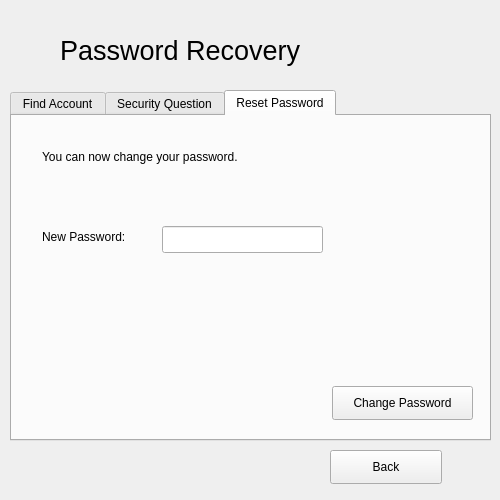
<?xml version="1.0" encoding="UTF-8"?>
<ui version="4.0">
 <class>Dialog</class>
 <widget class="QDialog" name="Dialog">
  <property name="geometry">
   <rect>
    <x>0</x>
    <y>0</y>
    <width>500</width>
    <height>500</height>
   </rect>
  </property>
  <property name="minimumSize">
   <size>
    <width>500</width>
    <height>500</height>
   </size>
  </property>
  <property name="maximumSize">
   <size>
    <width>500</width>
    <height>500</height>
   </size>
  </property>
  <property name="windowTitle">
   <string>Forgotten Password</string>
  </property>
  <property name="windowIcon">
   <iconset>
    <normaloff>PizzaIcon.png</normaloff>PizzaIcon.png</iconset>
  </property>
  <widget class="QLabel" name="label_3">
   <property name="geometry">
    <rect>
     <x>60</x>
     <y>0</y>
     <width>401</width>
     <height>101</height>
    </rect>
   </property>
   <property name="font">
    <font>
     <pointsize>20</pointsize>
    </font>
   </property>
   <property name="text">
    <string>Password Recovery</string>
   </property>
  </widget>
  <widget class="QPushButton" name="back">
   <property name="geometry">
    <rect>
     <x>330</x>
     <y>450</y>
     <width>112</width>
     <height>34</height>
    </rect>
   </property>
   <property name="text">
    <string>Back</string>
   </property>
   <property name="checkable">
    <bool>false</bool>
   </property>
   <property name="autoDefault">
    <bool>false</bool>
   </property>
   <property name="default">
    <bool>false</bool>
   </property>
   <property name="flat">
    <bool>false</bool>
   </property>
  </widget>
  <widget class="QTabWidget" name="tabWidget">
   <property name="enabled">
    <bool>true</bool>
   </property>
   <property name="geometry">
    <rect>
     <x>10</x>
     <y>90</y>
     <width>481</width>
     <height>351</height>
    </rect>
   </property>
   <property name="currentIndex">
    <number>2</number>
   </property>
   <widget class="QWidget" name="tab">
    <attribute name="title">
     <string>Find Account</string>
    </attribute>
    <widget class="QPushButton" name="search">
     <property name="geometry">
      <rect>
       <x>300</x>
       <y>70</y>
       <width>112</width>
       <height>34</height>
      </rect>
     </property>
     <property name="text">
      <string>Search</string>
     </property>
    </widget>
    <widget class="QLabel" name="label">
     <property name="geometry">
      <rect>
       <x>10</x>
       <y>40</y>
       <width>271</width>
       <height>21</height>
      </rect>
     </property>
     <property name="text">
      <string>Enter your username to begin:</string>
     </property>
    </widget>
    <widget class="QLineEdit" name="usernamebox">
     <property name="geometry">
      <rect>
       <x>50</x>
       <y>70</y>
       <width>113</width>
       <height>27</height>
      </rect>
     </property>
    </widget>
   </widget>
   <widget class="QWidget" name="tab_2">
    <attribute name="title">
     <string>Security Question</string>
    </attribute>
    <widget class="QPushButton" name="submit">
     <property name="geometry">
      <rect>
       <x>320</x>
       <y>270</y>
       <width>112</width>
       <height>34</height>
      </rect>
     </property>
     <property name="text">
      <string>Submit</string>
     </property>
     <property name="checkable">
      <bool>false</bool>
     </property>
     <property name="autoDefault">
      <bool>false</bool>
     </property>
     <property name="default">
      <bool>false</bool>
     </property>
     <property name="flat">
      <bool>false</bool>
     </property>
    </widget>
    <widget class="QLabel" name="label_2">
     <property name="geometry">
      <rect>
       <x>50</x>
       <y>40</y>
       <width>211</width>
       <height>21</height>
      </rect>
     </property>
     <property name="text">
      <string>Your security question is:</string>
     </property>
    </widget>
    <widget class="QTextBrowser" name="questionbox">
     <property name="geometry">
      <rect>
       <x>50</x>
       <y>70</y>
       <width>361</width>
       <height>41</height>
      </rect>
     </property>
     <property name="font">
      <font>
       <weight>75</weight>
       <bold>true</bold>
      </font>
     </property>
     <property name="frameShape">
      <enum>QFrame::NoFrame</enum>
     </property>
    </widget>
    <widget class="QLabel" name="label_4">
     <property name="geometry">
      <rect>
       <x>50</x>
       <y>130</y>
       <width>321</width>
       <height>21</height>
      </rect>
     </property>
     <property name="text">
      <string>You set this question when signing up.</string>
     </property>
    </widget>
    <widget class="QLabel" name="label_5">
     <property name="geometry">
      <rect>
       <x>50</x>
       <y>170</y>
       <width>211</width>
       <height>21</height>
      </rect>
     </property>
     <property name="text">
      <string>Answer:</string>
     </property>
    </widget>
    <widget class="QLineEdit" name="answerbox">
     <property name="geometry">
      <rect>
       <x>50</x>
       <y>200</y>
       <width>161</width>
       <height>27</height>
      </rect>
     </property>
    </widget>
   </widget>
   <widget class="QWidget" name="tab_3">
    <attribute name="title">
     <string>Reset Password</string>
    </attribute>
    <widget class="QPushButton" name="change">
     <property name="geometry">
      <rect>
       <x>320</x>
       <y>270</y>
       <width>141</width>
       <height>34</height>
      </rect>
     </property>
     <property name="text">
      <string>Change Password</string>
     </property>
     <property name="checkable">
      <bool>false</bool>
     </property>
     <property name="autoDefault">
      <bool>false</bool>
     </property>
     <property name="default">
      <bool>false</bool>
     </property>
     <property name="flat">
      <bool>false</bool>
     </property>
    </widget>
    <widget class="QLabel" name="label_8">
     <property name="geometry">
      <rect>
       <x>30</x>
       <y>30</y>
       <width>281</width>
       <height>21</height>
      </rect>
     </property>
     <property name="text">
      <string>You can now change your password.</string>
     </property>
    </widget>
    <widget class="QLineEdit" name="newpassword">
     <property name="geometry">
      <rect>
       <x>150</x>
       <y>110</y>
       <width>161</width>
       <height>27</height>
      </rect>
     </property>
     <property name="maxLength">
      <number>15</number>
     </property>
    </widget>
    <widget class="QLabel" name="label_9">
     <property name="geometry">
      <rect>
       <x>30</x>
       <y>110</y>
       <width>141</width>
       <height>21</height>
      </rect>
     </property>
     <property name="text">
      <string>New Password:</string>
     </property>
    </widget>
   </widget>
  </widget>
 </widget>
 <tabstops>
  <tabstop>usernamebox</tabstop>
  <tabstop>search</tabstop>
  <tabstop>back</tabstop>
  <tabstop>tabWidget</tabstop>
  <tabstop>answerbox</tabstop>
  <tabstop>questionbox</tabstop>
  <tabstop>submit</tabstop>
  <tabstop>newpassword</tabstop>
  <tabstop>change</tabstop>
 </tabstops>
 <resources/>
 <connections/>
</ui>
